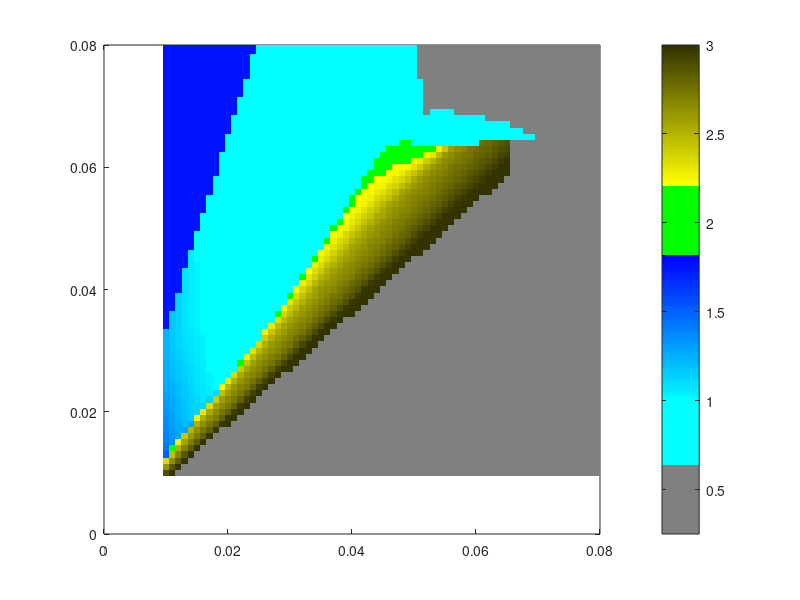

Reproduce this figure in MATLAB. (Note: this script raises an error after producing the figure.)
load('PDfade_p1.mat')

hfig=figure();
hold on
imagesc(SIGMA,RE,phases); xlim([0,0.08]); ylim([0,0.08]);  box on
set(gca,'YDir','normal')
shading flat

C0=ones(25,3).*0.5;
C1=[zeros(25,1),ones(25,2)];
C2=[zeros(51,1),(0.95:-0.019:0)',ones(51,1)];
C3=[zeros(25,1),ones(25,1),zeros(25,1)];
C41=ones(51,1).*(1:-0.016:0.2)';
C4=[C41,C41,zeros(51,1)];
Cs=[C0;C1;C2;C3;C4];
colormap(Cs);

h=colorbar('Ticks',[-0.25,0.25,0.5,1,1.5,1.75,2,2.5,3],...
    'TickLabels',{'I','II',sprintf('\\mu=%.1f',mumin),'III',sprintf('\\mu=%.1f',mumax),...
    'IV','\rho_\alpha=0','V','\rho_\alpha=1'});
h.Label.Interpreter='latex';
% title(h,'$\mu$ (m$^{-1}$)','interpreter','latex');

x1 = 0.08;   x2 = 0.0655;     xm = 0.03;
y1 = 0.08;   y2 = 0.064;    
ym1=0.015;   ym2=0.045;
%k0 = 0.623;         % boundary for bistability region
k2 = 0.08/0.0583;     
kr = 3.3;
kt1= 27.5/30;  
kt2= 35.5/30;

plot3([0,x1],     [0,x1.*k0], [11,11],'k--', 'Linewidth',1.5)
plot3([0,y1./k2], [0,y1],     [11,11],'k--','Linewidth',1.5)
plot3([y2./k2,x2],[y2,y2],    [11,11],'r-', 'Linewidth',2.5)
plot3([0,y1/kr],  [0,y1],     [11,11],'k--','Linewidth',1.5)
plot3([xm,xm],    [ym1,ym2],  [20,20],'k-','Linewidth',2)
plot3([0,x1],     [0,x1.*kt1],[11,11],'b--','Linewidth',2)
plot3([x2,x2],    [x2.*kt1,y2],[11,11],'r-', 'Linewidth',2.5)
%plot3([0,y1./kt2],[0,y1],     [11,11],'g--','Linewidth',1.5)

%k1 = 0.0656/0.08; 
%km = 28.1/30; 
%plot3([0,x1],     [0,x1.*k1], [11,11],'r--','Linewidth',1.5)
%plot3([0,y2./km], [0,y2],     [11,11],'r--','Linewidth',2.5)


z  = 70;
I  = [0.05,0.02,z];
II  = [0.05,0.055,z];
IIIa= [0.05,0.075,z];
IIIb= [0.015,0.03,z];
IV= [0.015,0.070,z];
V = [0.05,0.045,z];
MS = 80;
scatter3(I(1),I(2),I(3),      MS,'r^','filled');
scatter3(IIa(1),IIa(2),IIa(3),MS,'rv','filled');
scatter3(IIb(1),IIb(2),IIb(3),MS,'r>','filled');
scatter3(III(1),III(2),III(3),MS,'rd','filled');
scatter3(V(1),V(2),V(3),      MS,'ro','filled');

title('Phase Diagram','interpreter','latex')
xlabel('$r_e$ (m)',   'interpreter','latex')
ylabel('$\sigma$ (m)','interpreter','latex')
set(gca,'fontsize',20,'CLim',[0,3])

tl = 0.07;  % length
th = 0.076; % height
% Create textbox
annotation(hfig,'textbox',...
    [0.23 0.74 tl th],'String',{'IV'},...
    'LineStyle','none',...
    'FontWeight','bold',...
    'FontSize',20,...
    'FontName','Helvetica Neue',...
    'FitBoxToText','off');

% Create textbox
annotation(hfig,'textbox',...
    [0.48 0.84 tl th],...
    'String',{'IIIa'},...
    'LineStyle','none',...
    'FontWeight','bold',...
    'FontSize',20,...
    'FontName','Helvetica Neue',...
    'FitBoxToText','off');

% Create textbox
annotation(hfig,'textbox',...
    [0.56 0.31 tl th],...
    'String',{'I'},...
    'LineStyle','none',...
    'FontWeight','bold',...
    'FontSize',20,...
    'FontName','Helvetica Neue',...
    'FitBoxToText','off');

% Create textbox
annotation(hfig,'textbox',...
    [0.23 0.44 tl th],...
    'String',{'IIIb'},...
    'LineStyle','none',...
    'FontWeight','bold',...
    'FontSize',20,...
    'FontName','Helvetica Neue',...
    'FitBoxToText','off');

% Create textbox
annotation(hfig,'textbox',...
    [0.56 0.64 tl th],...
    'String',{'V'},...
    'LineStyle','none',...
    'FontWeight','bold',...
    'FontSize',20,...
    'FontName','Helvetica Neue',...
    'FitBoxToText','off');

% Create textbox
annotation(hfig,'textbox',...
    [0.62 0.87 0.2 0.08],...
    'Color',[1 0 0],...
    'String',{'Edge effect'},...
    'LineStyle','none',...
    'FontWeight','bold',...
    'FontSize',18,...
    'FontName','Helvetica Neue',...
    'FitBoxToText','off',...
    'BackgroundColor',[1 1 1]);

h=annotation(hfig,'textarrow',...
    [0.52 0.42],...
    [0.59 0.59],...
    'string','Bistable',...
    'FontWeight','bold',...
    'FontSize',18,...
    'FontName','Helvetica Neue',...
    'HeadStyle','none','LineStyle', 'none','TextRotation',35);

scatter3(IV(1),IV(2),IV(3),   MS,'rs','filled');
% % Create textbox
annotation(hfig,'textbox',...
    [0.55 0.55 tl th],...
    'String',{'II'},...
    'LineStyle','none',...
    'FontWeight','bold',...
    'FontSize',20,...
    'FontName','Helvetica Neue',...
    'FitBoxToText','off');

savefig('PDfade_p1_fit.fig');

